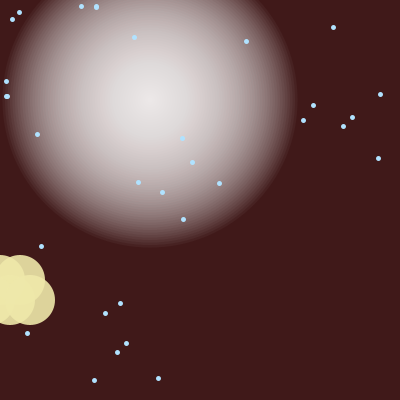
Frame 1 (no input)
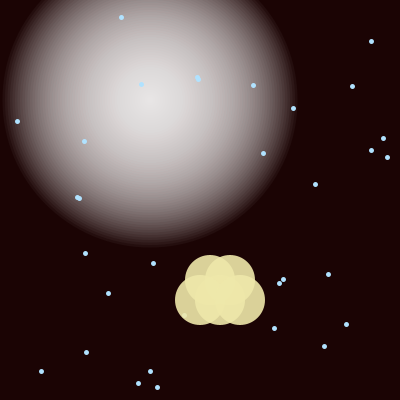
Frame 60 (the mouse pressed at the canvas centre just before this capture)
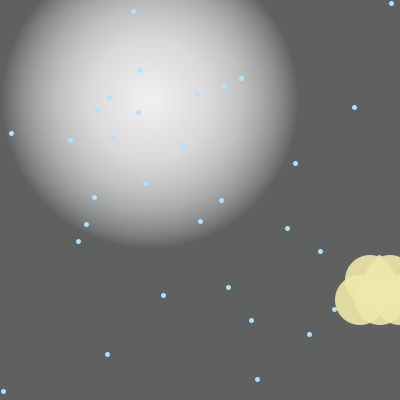
Frame 120 (the mouse held since frame 60 and released just before this capture)

The Processing sketch that drew these frames (run headless with seeded random() and noise(); from frame 60 on, the mouse is pressed at the canvas centre):

// Processing sketch: processing_132852
// ── processing_132852.pde

int speed=10;
int x=0;
void setup(){
  size(400,400);
  smooth();
  fill(255);
  strokeWeight(5);
}
//setup
 
void draw(){
  float g=random(200);
  float d=random(200);
  background(g/2,d/2,d/2);
  fill(255,10);
  noStroke();
for(int i=0; i<300; i=i+5)
{
  ellipse(150,100,i,i);
}
  stroke(176,226,255);
  frameRate(10);
  for(int i=10;i<=100;i+=30){
    for(int j=10;j<=100;j+=30){
      float m=random(400);
      float n=random(400);
      point(m,n);
      point(n,m);
    }
  }
  frameRate(20);
  noStroke();
  fill(238,232,170,230);
 ellipse(x,280,50,50);
 ellipse(x+20,280,50,50);
ellipse(x+10,300,50,50);
ellipse(x-10,300,50,50);
ellipse(x+30,300,50,50);
  x=x+speed;
if ((x<0)||(x>=400)){
  speed=speed*-1;
}
}
